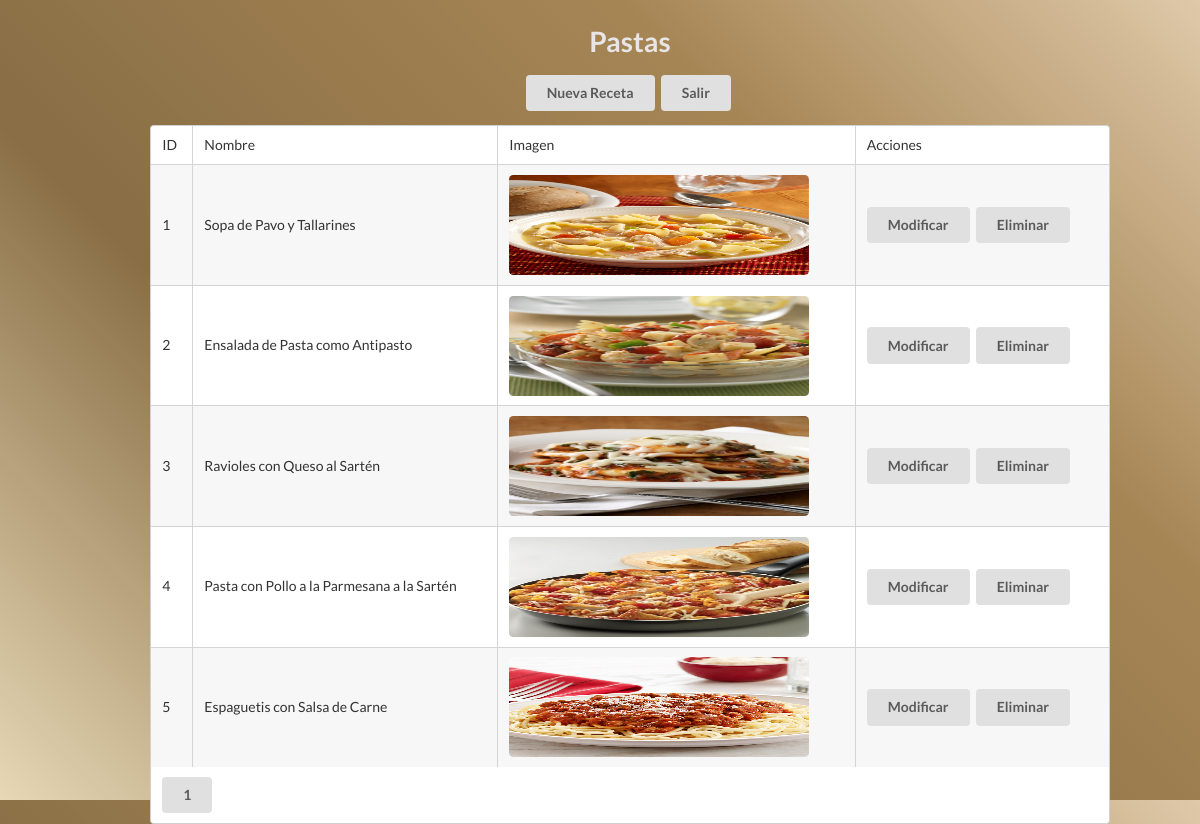
Screenshot of /admin/modificar/pastas/pastas.php with the database file from the repository.
### tables this page shows
CREATE TABLE `pastas` (
  `id` int(11) NOT NULL auto_increment,
  `nombre` varchar(500) default NULL,
  `img` varchar(500) default NULL,
  PRIMARY KEY  (`id`)
);

### admin/modificar/pastas/listado.php (the view, shortened to what this page needs)
<?php
$limit = 5;
$pag = (int) $_GET["pag"];
if ($pag < 1)
{
   $pag = 1;
}
$offset = ($pag-1) * $limit;
$sql = "SELECT SQL_CALC_FOUND_ROWS id, nombre, img FROM pastas LIMIT $offset, $limit";
$sqlTotal = "SELECT FOUND_ROWS() as total";
$rs = mysql_query($sql);
$rsTotal = mysql_query($sqlTotal);
$rowTotal = mysql_fetch_assoc($rsTotal);
$total = $rowTotal["total"];
?>
<table class="ui celled striped table">
   <thead>
      <tr>
         <td>ID</td>
         <td>Nombre</td>
         <td>Imagen</td>
         <td>Acciones</td>
      </tr>
   </thead>
   <tbody>
      <form action="" method="GET" enctype="multipart/form-data">
         <?php
            while ($row = mysql_fetch_assoc($rs))
            {
               $id = $row["id"];
               $name = htmlentities($row["nombre"]);
               $img = $row["img"];
               ?>
               <tr>
                  <td><?php echo $id; ?></td>
                  <td><?php echo $name; ?></td>
                  <td><?php echo "<img class='ui medium rounded image' src='../../../catalog/pastas/images/".$img."' border='0' width='300' height='100'>"; ?></td>
                  <td>
                     <a href="modificar.php?id=<?php echo $row['id'];?>" class="ui button">Modificar</a>
                     <a href="eliminar.php?id=<?php echo $row['id'];?>" class="ui button">Eliminar</a>
                  </td>
               </tr>
               <?php
            }
         ?>
      </form>
   </tbody>
   <tfoot>
      <tr>
         <td colspan="4">
      <?php
         $totalPag = ceil($total/$limit);
         $links = array();
         for( $i=1; $i<=$totalPag ; $i++)
         {
            $links[] = "<a href=\"?pag=$i\" class='ui button'>$i</a>";
         }
         echo implode(" - ", $links);
      ?>
         </td>
      </tr>
   </tfoot>
</table>

### admin/estilos/modificar_platillos.css (style rules this page uses)
body { font-size: 1.1em; font-family: sans-serif; margin: 0px; color: rgb(232, 229, 230) !important; background: rgba(252,249,242,1) !important; background: rgba(231,216,182,1) !important; background: -moz-linear-gradient(45deg, rgba(231,216,182,1) 0%, rgba(135,108,67,0.99) 34%, rgba(164,131,81,0.98) 71%, rgba(222,199,166,0.97) 100%) !important; background: -webkit-gradient(left bottom, right top, color-stop(0%, rgba(231,216,182,1)), color-stop(34%, rgba(135,108,67,0.99)), color-stop(71%, rgba(164,131,81,0.98)), color-stop(100%, rgba(222,199,166,0.97))) !important; background: -webkit-linear-gradient(45deg, rgba(231,216,182,1) 0%, rgba(135,108,67,0.99) 34%, rgba(164,131,81,0.98) 71%, rgba(222,199,166,0.97) 100%) !important; background: -o-linear-gradient(45deg, rgba(231,216,182,1) 0%, rgba(135,108,67,0.99) 34%, rgba(164,131,81,0.98) 71%, rgba(222,199,166,0.97) 100%) !important; background: -ms-linear-gradient(45deg, rgba(231,216,182,1) 0%, rgba(135,108,67,0.99) 34%, rgba(164,131,81,0.98) 71%, rgba(222,199,166,0.97) 100%) !important; background: linear-gradient(45deg, rgba(231,216,182,1) 0%, rgba(135,108,67,0.99) 34%, rgba(164,131,81,0.98) 71%, rgba(222,199,166,0.97) 100%) !important; filter: progid:DXImageTransform.Microsoft.gradient( startColorstr='#e7d8b6', endColorstr='#dec7a6', GradientType=1 ) !important; }

### rows the page displays
pastas: id "1", nombre "Sopa de Pavo y Tallarines", img (picture)
pastas: id "2", nombre "Ensalada de Pasta como Antipasto", img (picture)
pastas: id "3", nombre "Ravioles con Queso al Sartén", img (picture)
pastas: id "4", nombre "Pasta con Pollo a la Parmesana a la Sartén", img (picture)
pastas: id "5", nombre "Espaguetis con Salsa de Carne", img (picture)
